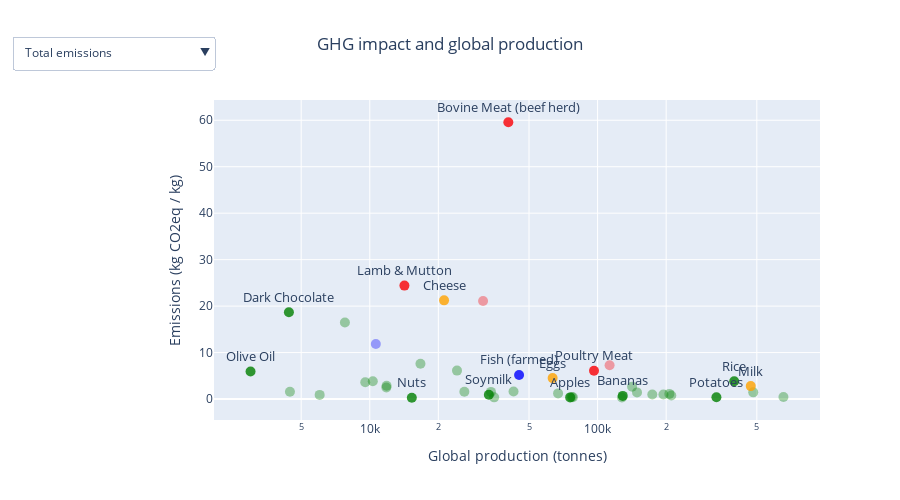

This figure's notebook cell:
### Code cell
df_cat = pd.read_excel('dataset1.xls', sheet_name=2, skiprows=2, nrows=43, usecols="A:B, F:L")
df_cat = df_cat.rename(columns={'LUC': 'Land Use Change', 'Packging': 'Packaging', "Food and Waste ('000 t, 2009-11 avg.)": 'Amount produced'})
df_cat['Total emissions'] = df_cat.iloc[:, 2:].sum(axis=1)
df_cat = pd.concat([df_cat, pd.read_excel('dataset1.xls', sheet_name=2, skiprows=2, nrows=43, usecols="M:P")], axis=1)
df_cat = df_cat.rename(columns={'Total': 'Acidification', 'Total.1': 'Eutrophication', 'Total.2': 'Freshwater', 'Total.3': 'Stress-weighted water usage'})





# assigns categories
df_cat['Type'] = 'Crops'
df_cat.loc[33:37, 'Type'] = 'Meat'
df_cat.loc[38:40, 'Type'] = 'Dairy'
df_cat.loc[41:42, 'Type'] = 'Seafood'


highlighted = ['Olive Oil', 'Bovine Meat (beef herd)', 'Cheese', 'Lamb & Mutton', 'Dark Chocolate', 'Fish (farmed)', 'Eggs', 'Poultry Meat', 'Milk', 'Potatoes', 'Milk', 'Rice', 'Soymilk', 'Nuts', 'Bananas', 'Apples']


# creates subcategory for labels
df_cat['labeled'] = df_cat['Product'].where(df_cat['Product'].isin(highlighted))



fig = px.scatter(
    df_cat, 
    x="Amount produced",
    y="Total emissions",
    log_x=True,
    height=500,
    text='labeled',
    # log_y=True,
    # size="Total impact",
    size_max=60,
    hover_data=['Product'],
    title="GHG impact and global production"
    )

df_filtered = df_cat[df_cat['Product'].isin(highlighted)]

annotation= [{
    'x': np.log10(df_cat.loc[df_cat['Product'] == name, 'Amount produced'].iloc[0]),
    'y': df_cat.loc[df['Product'] == name, 'Total emissions'].iloc[0],
    'text': name,  # text
    'showarrow': True,  # would you want to see arrow
} for name in highlighted]


updatemenus = [
    {
        "buttons": [
            {
                "label": col,
                "method": "update",
                "args": [
                    {"y": [df_cat[col]]},
                    {"yaxis": {"title": {"text": col}}}
                ],
            }
            for col in list(df_cat.loc[:, 'Total emissions': 'Stress-weighted water usage'].columns)
        ],
        "x": 0,
        "y": 1.2,
    }
]





fig.update_layout(updatemenus=updatemenus, title_x=0.5, yaxis_title='Emissions (kg CO2eq / kg)', xaxis_title='Global production (tonnes)')





fig.update_traces(marker={
        "color": pd.Categorical(df_cat["Type"]).codes,
        "colorscale": [(0,"green"), (0.33,"orange"), (0.66,"red"), (1,"blue")]
    },
    marker_size=10,
    marker_opacity=df_cat['labeled'].notnull().map({True: 0.8, False: 0.35}).values,
    textposition="top center",
    hoverinfo="name+x+y",
    textfont={'size': 13}
)





def add_label(name, df, figure):
    figure.add_annotation(
        x=np.log10(df.loc[df['Product'] == name, 'Amount produced'].iloc[0]),
        y=df.loc[df['Product'] == name, 'Total emissions'].iloc[0],
        text=name,
        showarrow=True,
        yshift=5
    )


def add_labels(names, df, figure):
    for name in names:
        add_label(name, df, figure)
# add_labels(highlighted, df_cat, fig)

display(list(df_cat.loc[:, 'Total emissions': 'Stress-weighted water usage'].columns))

fig.show()

# f = df_cat.loc[:, 'Acidification': 'Total emissions']

# display(f'{f.columns[1]}')
for col in df_cat.loc[:, 'Acidification': 'Total emissions']:
    print(df_cat[col])

### Figure 1 — Plotly figure (JSON) as saved in the notebook; plotly's stock layout.template omitted (floating-point values rounded to 4 significant figures)
{"data": [{"customdata": [["Wheat & Rye (Bread)"], ["Maize (Meal)"], ["Barley (Beer)"], ["Oatmeal"], ["Rice"], ["Potatoes"], ["Cassava"], ["Cane Sugar"], ["Beet Sugar"], ["Other Pulses"], ["Peas"], ["Nuts"], ["Groundnuts"], ["Soymilk"], ["Tofu"], ["Soybean Oil"], ["Palm Oil"], ["Sunflower Oil"], ["Rapeseed Oil"], ["Olive Oil"], ["Tomatoes"], ["Onions & Leeks"], ["Root Vegetables"], ["Brassicas"], ["Other Vegetables"], ["Citrus Fruit"], ["Bananas"], ["Apples"], ["Berries & Grapes"], ["Wine"], ["Other Fruit"], ["Coffee"], ["Dark Chocolate"], ["Bovine Meat (beef herd)"], ["Bovine Meat (dairy herd)"], ["Lamb & Mutton"], ["Pig Meat"], ["Poultry Meat"], ["Milk"], ["Cheese"], ["Eggs"], ["Fish (farmed)"], ["Crustaceans (farmed)"]], "hoverinfo": "name+x+y", "hovertemplate": "Amount produced=%{x}<br>Total emissions=%{y}<br>labeled=%{text}<br>Product=%{customdata[0]}<extra></extra>", "legendgroup": "", "marker": {"color": [0, 0, 0, 0, 0, 0, 0, 0, 0, 0, 0, 0, 0, 0, 0, 0, 0, 0, 0, 0, 0, 0, 0, 0, 0, 0, 0, 0, 0, 0, 0, 0, 0, 2, 2, 2, 2, 2, 1, 1, 1, 3, 3], "colorscale": [[0, "green"], [0.33, "orange"], [0.66, "red"], [1, "blue"]], "opacity": [0.35, 0.35, 0.35, 0.35, 0.8, 0.8, 0.35, 0.35, 0.35, 0.35, 0.35, 0.8, 0.35, 0.8, 0.35, 0.35, 0.35, 0.35, 0.35, 0.8, 0.35, 0.35, 0.35, 0.35, 0.35, 0.35, 0.8, 0.8, 0.35, 0.35, 0.35, 0.35, 0.8, 0.8, 0.35, 0.8, 0.35, 0.8, 0.8, 0.8, 0.8, 0.8, 0.35], "size": 10, "symbol": "circle"}, "mode": "markers+text", "name": "", "orientation": "v", "showlegend": false, "text": [null, null, null, null, "Rice", "Potatoes", null, null, null, null, null, "Nuts", null, "Soymilk", null, null, null, null, null, "Olive Oil", null, null, null, null, null, null, "Bananas", "Apples", null, null, null, null, "Dark Chocolate", "Bovine Meat (beef herd)", null, "Lamb & Mutton", null, "Poultry Meat", "Milk", "Cheese", "Eggs", "Fish (farmed)", null], "textfont": {"size": 13}, "textposition": "top center", "type": "scatter", "x": [482152, 194554, 206523, 4463, 397780, 332343, 173814, 141702, 34038, 42765, 6026, 15296, 11827, 33318, 11853, 24148, 16691, 9554, 10311, 2997, 148957, 77927, 35154, 77045, 654375, 127923, 128971, 75781, 67079, 26013, 210650, 7778, 4416, 40571, 31425, 14195, 112892, 96439, 470267, 21191, 63489, 45223, 10633], "xaxis": "x", "y": [1.441, 0.988, 1.109, 1.575, 3.839, 0.37, 0.987, 2.672, 1.536, 1.61, 0.896, 0.278, 2.497, 0.914, 2.871, 6.117, 7.605, 3.607, 3.828, 5.944, 1.427, 0.395, 0.365, 0.437, 0.455, 0.317, 0.678, 0.357, 1.214, 1.585, 0.75, 16.48, 18.68, 59.57, 21.09, 24.41, 7.282, 6.092, 2.781, 21.24, 4.507, 5.183, 11.85], "yaxis": "y"}], "layout": {"height": 500, "legend": {"tracegroupgap": 0}, "title": {"text": "GHG impact and global production", "x": 0.5}, "updatemenus": [{"buttons": [{"args": [{"y": [[1.441, 0.988, 1.109, 1.575, 3.839, 0.37, 0.987, 2.672, 1.536, 1.61, 0.896, 0.278, 2.497, 0.914, 2.871, 6.117, 7.605, 3.607, 3.828, 5.944, 1.427, 0.395, 0.365, 0.437, 0.455, 0.317, 0.678, 0.357, 1.214, 1.585, 0.75, 16.48, 18.68, 59.57, 21.09, 24.41, 7.282, 6.092, 2.781, 21.24, 4.507, 5.183, 11.85]]}, {"yaxis": {"title": {"text": "Total emissions"}}}], "label": "Total emissions", "method": "update"}, {"args": [{"y": [[0.01209, 0.00673, 0.00612, 0.00697, 0.02357, 0.00323, 0.00298, 0.01537, 0.01076, 0.01913, 0.00759, 0.01904, 0.01792, 0.0025, 0.00625, 0.0157, 0.01832, 0.02735, 0.0288, 0.04108, 0.01143, 0.00304, 0.00253, 0.00686, 0.00531, 0.00306, 0.00469, 0.00291, 0.00989, 0.01128, 0.00438, 0.04608, 0.01659, 0.1893, 0.2095, 0.08726, 0.08265, 0.06439, 0.01766, 0.1489, 0.05182, 0.025, 0.05977]]}, {"yaxis": {"title": {"text": "Acidification"}}}], "label": "Acidification", "method": "update"}, {"args": [{"y": [[0.00706, 0.00226, 0.00211, 0.00705, 0.02972, 0.00255, 0.00056, 0.0136, 0.00437, 0.01501, 0.00683, 0.0088, 0.01117, 0.00097, 0.00553, 0.01123, 0.01089, 0.05061, 0.01939, 0.04024, 0.00481, 0.0023, 0.00132, 0.00414, 0.00186, 0.00157, 0.00225, 0.00115, 0.00531, 0.00402, 0.00179, 0.0602, 0.03061, 0.1775, 0.2088, 0.05965, 0.04416, 0.02957, 0.00934, 0.08875, 0.02102, 0.09207, 0.09787]]}, {"yaxis": {"title": {"text": "Eutrophication"}}}], "label": "Eutrophication", "method": "update"}, {"args": [{"y": [[567, 120, 15, 302, 1962, 43, 0, 492, 170, 364, 353, 1914, 1431, 26, 139, 418, 7, 943, 234, 2322, 235, 11, 23, 97, 83, 65, 86, 140, 292, 68, 119, 14, 209, 871, 1650, 1082, 1073, 402, 533, 4735, 556, 1315, 1394]]}, {"yaxis": {"title": {"text": "Freshwater"}}}], "label": "Freshwater", "method": "update"}, {"args": [{"y": [[28918, 6007, 604, 11774, 43275, 2027, 0, 13096, 7413, 18670, 24856, 106382, 48147, 894, 4785, 15039, 37, 34064, 10412, 192719, 4013, 746, 776, 6878, 3958, 3678, 491, 10007, 15180, 1003, 7771, 182, 1097, 21163, 75339, 85193, 40028, 8828, 16951, 155464, 17315, 13691, 50685]]}, {"yaxis": {"title": {"text": "Stress-weighted water usage"}}}], "label": "Stress-weighted water usage", "method": "update"}], "x": 0, "y": 1.2}], "xaxis": {"anchor": "y", "domain": [0, 1], "title": {"text": "Global production (tonnes)"}, "type": "log"}, "yaxis": {"anchor": "x", "domain": [0, 1], "title": {"text": "Emissions (kg CO2eq / kg)"}}}}
